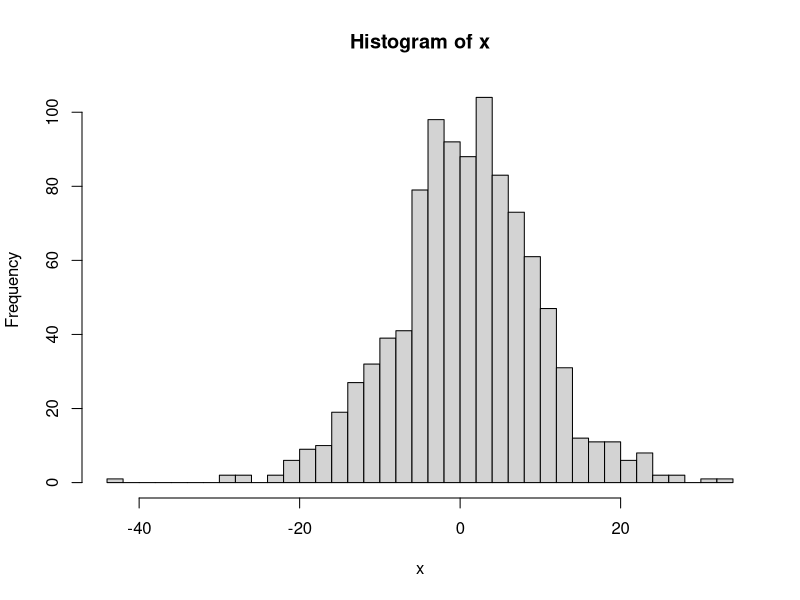
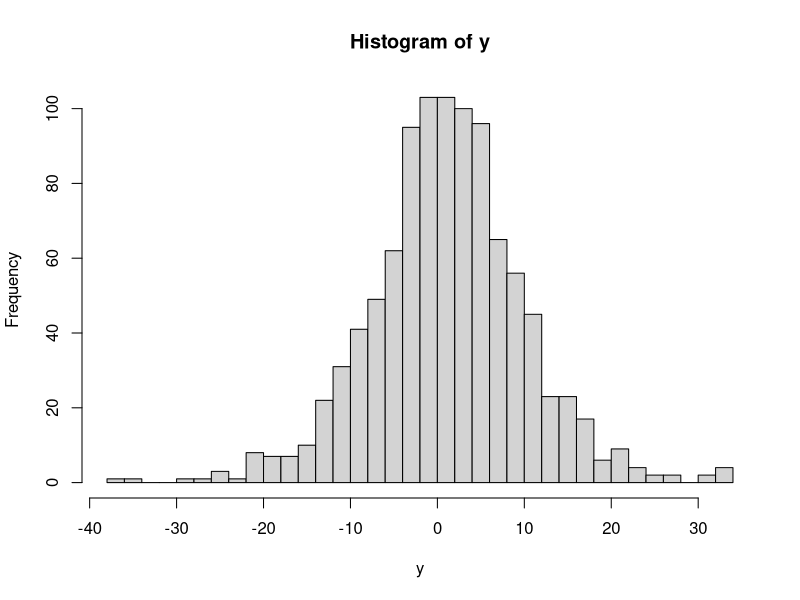
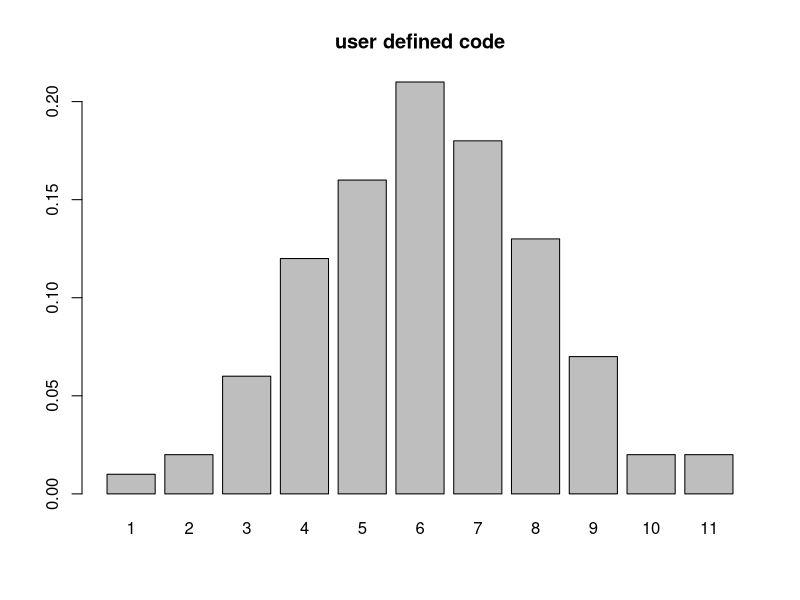
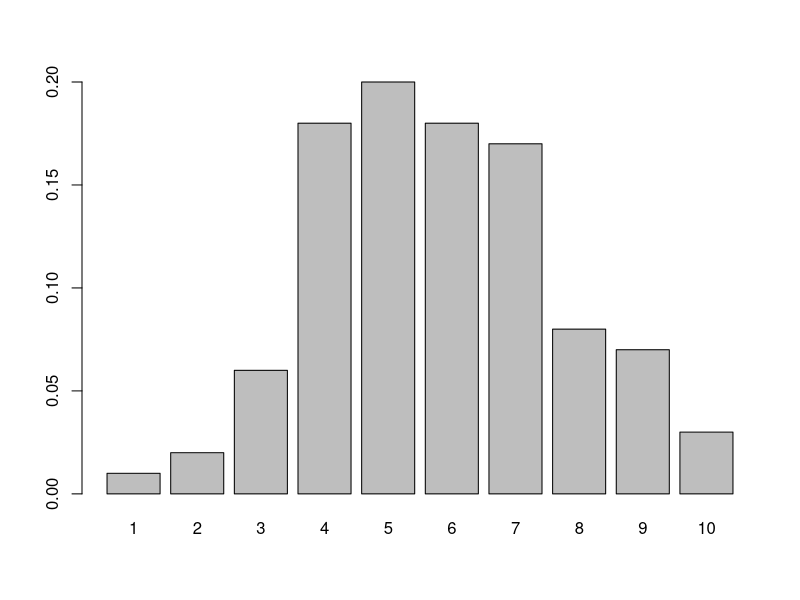

Source code (R) for these figures, in order: (Note: this script raises an error after producing the figures.)
# Distribucion logistica(Continua)
set.seed(3421)
n<-1000
u <- runif(n)
x<- 1-(5*log((1/u) - 1))
y<- rlogis(n, location = 1, scale = 5)
mean(x)
mean(y)

hist(x, nclass = 50)
hist(y, nclass = 50)

################################################################################
#Binomial discreta
#x <- Bin(15,0.4)
n<- 15
nSim <- 100
p <-rep(0,n)
t <- c(0:nSim)
prob <- pbinom(q = t, size = n, prob = 0.4)
x<- rep(0, nSim)
for(i in 1:nSim){
  u <- runif(1)
  x[i]<-t[1] + sum(prob<u)
}

inv.bin <- function(nSim,n,prob){
  p<-rep(0,n)
  t<-c(0:nSim)
  x<- rep(0,nSim)
  for (i in 1:nSim) {
    u <- runif(1)
    x[i]<-t[1]+sum(prob<u)
  }
  x
}
bin<-inv.bin(nSim = 10^6, n = 15, prob = 0.4)
mean(bin)

w<-rbinom(10^6, size = 15 , prob = 0.4)
mean(w)



barplot(prop.table(table(x)), main = "user defined code")
barplot(prop.table(table(rbinom(nSim, size = n, prob = 0.4))))
################################################################################
#############################Distribucion poison real###########################
################################################################################
set.seed(3421)
ncomp <- 0
bn <- function(nsim,x,p) {
  binom <- numeric(nsim)
  u <- runif(nsim)
  for(j in 1:nsim) {
    k <- 0
    Fx <- 0
    B <- T
    while (B==T) {
      p <- exp(-lambda)*(lambda^k)/(factorial(k))
      val <- (p^x)*((1-p)^(1-x))
      Fx <- Fx + val
      if (Fx < u[j]) {
        k <- k + 1
      } else {
        poisson[j] <- k
        B <- F
      }
    }
    ncomp <<- ncomp + k + 1
  }
  return(binom)
}


system.time( rx <- rfmp(lambda= 2,nsim=10^6) )
################################################################################
lambda<-2#Teorico
nSim<-10^6
mean(rx) # Aproximacion de la media
var(rx) # Aproximacion de la varianza
################################################################################
ncomp/nSim # Numero medio de comparaciones
# Analisis de resultados
res <- table(rx)/nSim
plot(res, ylab = "frecuencia relativa", xlab = "valores")
fmp <- dpois(x = 0:max(rx),lambda = lambda)
points(0:max(rx), fmp, pch = 4)  # Comparacion teorica
res <- as.data.frame(res)
names(res) <- c("x", "psim")
res$pteor <- fmp
res
################################################################################
# combrobacion de r
ter<-rpois(n = 10^6, lambda = 2)
mean(ter)
################################################################################
# comparacion de medias
mean(rx) # Aproximacion de la media del profesor
mean(ter) # Aproximacion del programa R


######################################################################################
geometrica <- function(p){
  K = 1
  while(runif(1) > p) {
    K = K + 1
  }
  K
}
g <- replicate(geometrica(0.7), n =  10^4); g
#[1] 1.4281
################################################################################
gen <- function(p){
  
  geom<-numeric()
  u <- runif(n)
  for (i in 1:n){
    k<-1
    Fx<-0
    B<-TRUE
    while (B==TRUE) {
      Fx <- (1 - ((1-p)^(k+1)))
      if(Fx<u[i]){
        k<-k+1
      }else{
        geom[i]<-k
        B<-FALSE
      }
    }
  }
  return(geom)
}
genoma <-gen(n=10^4, 0.3)
set.seed(789)
mean(genoma)#mio
mean(g)#priofe

